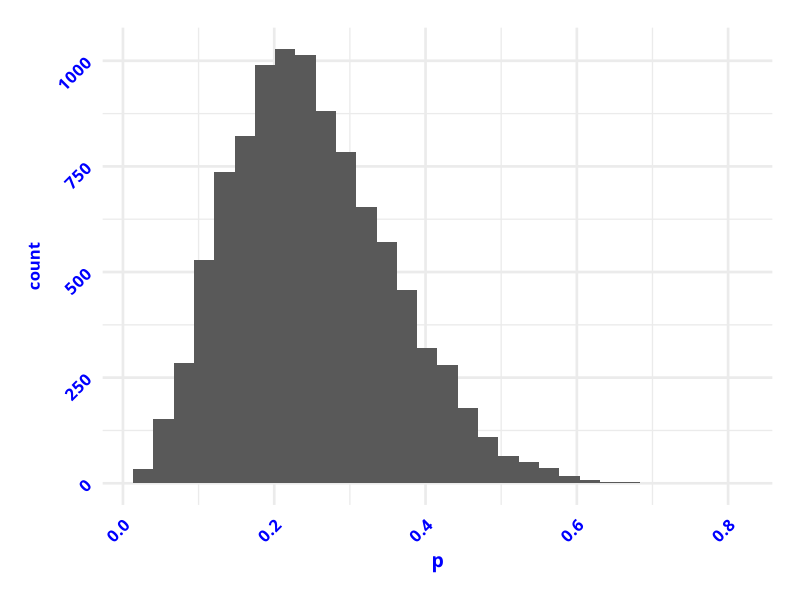
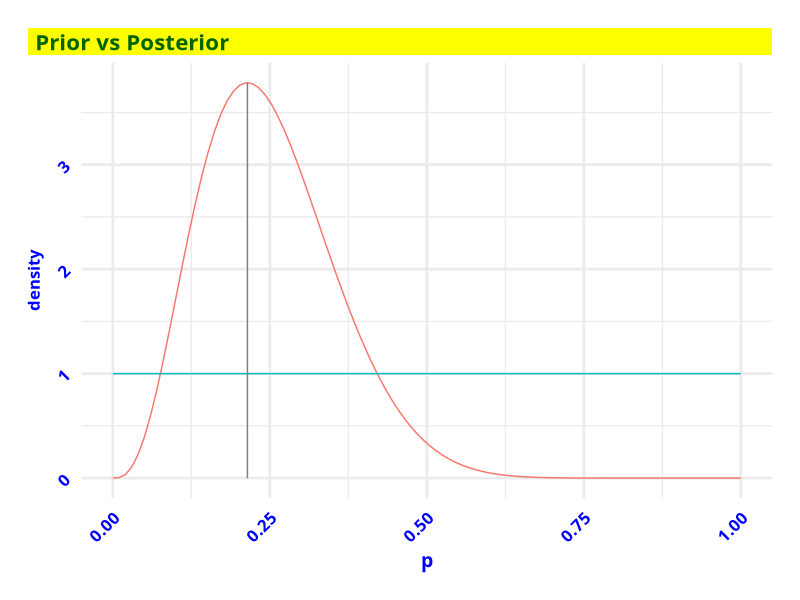
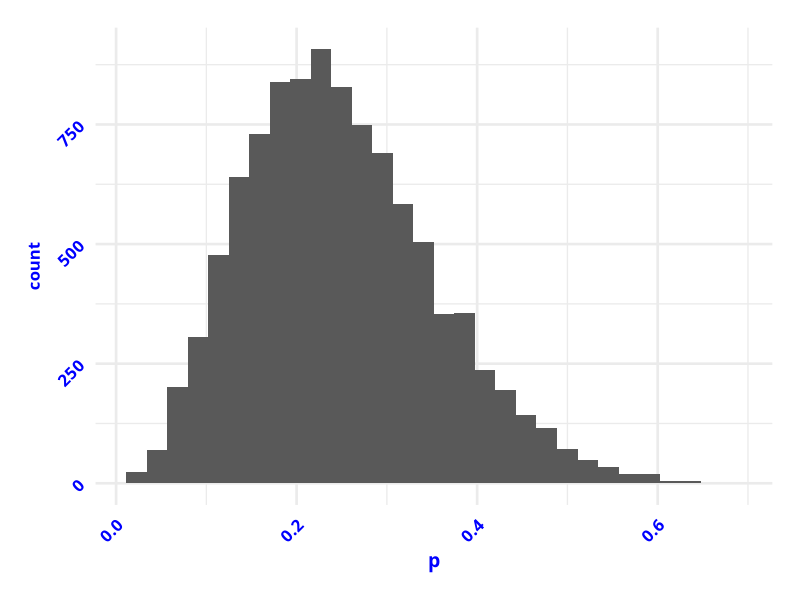
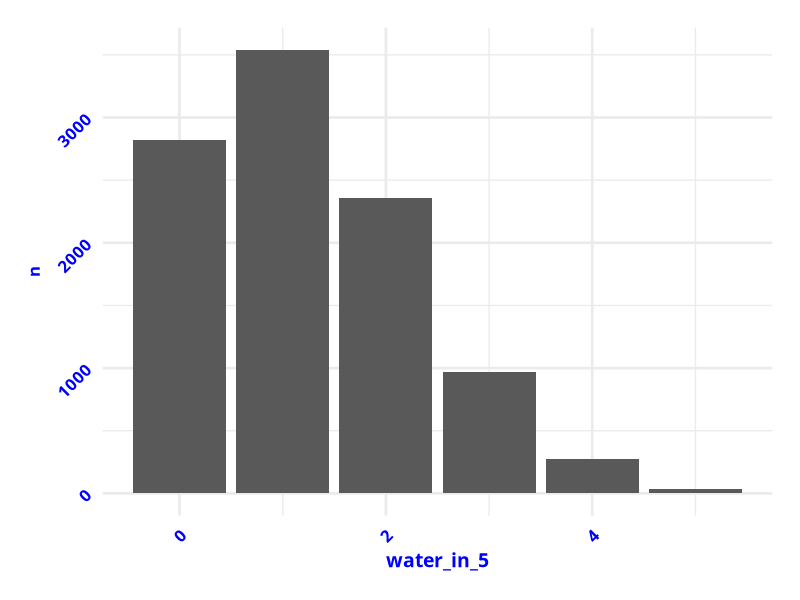
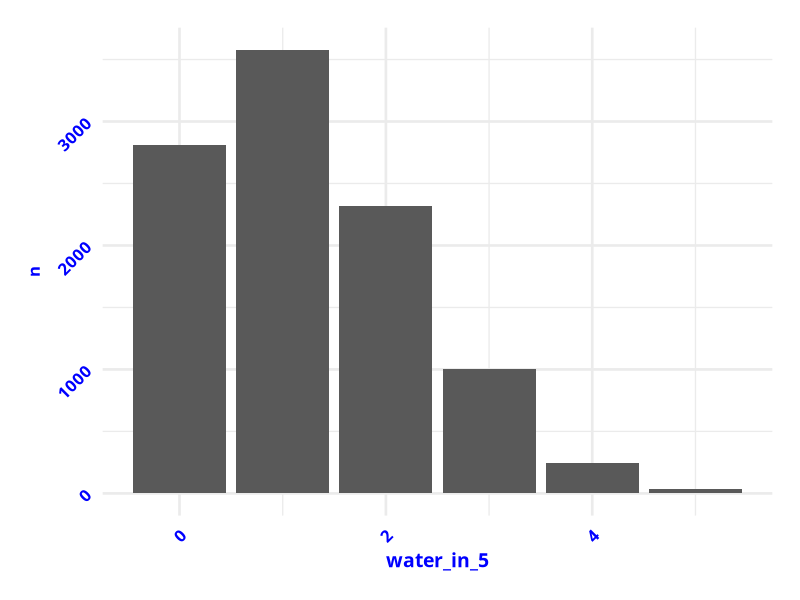

These figures' R source, in order:
## ---- chunk 1
#| label: setup
#| include: false
#| echo: false


# # load libraries - NOT NEEDED


# Force dplyr's select to take precedence
select <- dplyr::select
filter <- dplyr::filter

# Options
options(scipen = 999)
options(qic.clshade = T) # NO LONGER NEEDED; CHARTS ALL PREPARED WITH GGPLOT2 ONLY
options(qic.linecol = 'black') # NO LONGER NEEDED; CHARTS ALL PREPARED WITH GGPLOT2 ONLY
options(qic.signalcol = "firebrick") # NO LONGER NEEDED; CHARTS ALL PREPARED WITH GGPLOT2 ONLY
options(qic.targetcol = "purple") # NO LONGER NEEDED; CHARTS ALL PREPARED WITH GGPLOT2 ONLY
options(DT.options = list(dom = 'pBlfrti')) # Add buttons, filtering, and top (t) pagination controls
options(shiny.maxRequestSize = 50 * 1024^2) # Set upload maximum to 50 MB
options(tigris_use_cache = TRUE)
options(device = "RStudioGD") 


# Flextable defaults:
flextable::set_flextable_defaults(
  font.size = 14, 
  font.family = "Cabin",
  font.color = "black",
  table.layout = "fixed",
  border.color = "darkgray",
  padding.top = 3, padding.bottom = 3,
  padding.left = 4, padding.right = 4,
  line_spacing = 1.3,
  digits = 2,
  decimal.mark = ".",
  big.mark = " ",
  na_str = "<na>",
  post_process_html = identity,
  post_process_docx = identity
)

# Set global theme for consistent plots
ggplot2::theme_set(
  ggplot2::theme_minimal(base_size = 20) +
    ggplot2::theme(
      plot.title.position = "plot",
      plot.title = ggtext::element_textbox_simple(
        family = "Cabin",
        face = "bold",
        color = "darkgreen",
        size = 16,
        fill = "yellow",
        lineheight = 0.9,
        padding = ggplot2::margin(5.5, 5.5, 0.0, 5.5),
        margin = ggplot2::margin(0, 0, 5.5, 0)
      ),
      plot.subtitle = ggtext::element_textbox_simple(
        family = "Cabin",
        color = "darkgreen",
        face = "bold",
        size = 14,
        fill = "yellow",
        lineheight = 0.9,
        padding = ggplot2::margin(5.5, 5.5, 5.5, 5.5),
        margin = ggplot2::margin(0.0, 0, 5.5, 0)
      ),
      plot.caption = ggtext::element_markdown(
        family = "Cabin",
        size = 14,
        hjust = 1,
        color = "darkblue",
        face = "italic",
        fill = "yellow",
        lineheight = 1.0
      ),
      axis.text.x = ggtext::element_markdown(
        family = "Cabin",
        face = "bold",
        color = "blue",
        size = 12,
        angle = 45,
        hjust = 1
      ),
        # ggplot2::element_blank(),
      axis.title.x = ggtext::element_markdown(
        family = "Cabin",
        face = "bold",
        color = "blue",
        size = 14),
        # ggplot2::element_blank(),
      axis.text.y = ggtext::element_markdown(
        family = "Cabin",
        face = "bold",
        color = "blue",
        size = 12,
        angle = 45,
        hjust = 1
      ),
        # ggplot2::element_blank(),
      axis.title.y = ggtext::element_markdown(
        family = "Cabin",
        face = "bold",
        color = "blue",
        size = 12),
        # ggplot2::element_blank(),
      strip.text = ggtext::element_markdown(
        family = "Cabin",
        color = "black",
        size = 12,
        face = "italic",
        margin = ggplot2::margin(2, 0, 0.5, 0, "lines")
      ),
      axis.text = ggtext::element_markdown(
        family = "Cabin",
        color = "black"),
      panel.background = ggplot2::element_rect(fill = "white", color = NA),
      plot.background = ggplot2::element_rect(fill = "white", color = NA),
      legend.position = "none",
      panel.spacing.x = grid::unit(1.5, "cm"),
      panel.spacing.y = grid::unit(1.5, "cm"),
      plot.margin = ggplot2::margin(20, 20, 20, 20, "pt")
    )
)



  
# Set seed for reproducibility
base::set.seed(123)

## ---- chunk 2
# get data
data <- rep(c("W", "L"), times = c(3, 11))

# get counts
W <- sum(data == "W")  # 3
L <- sum(data == "L")  # 11

# Prior parameters (uniform)
a <- 1
b <- 1

# Naive probability for p for W
naivep <- 3/14   # 0.2142857
print(naivep)


## ---- chunk 3

# First with histogram

# Posterior: Beta(a + W, b + L) = Beta(4, 12)
samples <- tibble::tibble(
  p = stats::rbeta(n = 10000, shape1 = a + W, shape2 = b + L)
)   # rbeta() = take n random samples from a Beta distrib with specified parameters


# Visualize posterior with histogram
samples |>
  ggplot2::ggplot(ggplot2::aes(x = p)) +
  ggplot2::geom_histogram(bins = 30)



# Mode of Beta(4, 12) to visualize peak point of distrib
mode_p <- (4 - 1) / (4 + 12 - 2)  # gives the peak of the density function
peak_density <- stats::dbeta(mode_p, shape1 = 4, shape2 = 12)  # dbeta() = gives the density function of the Beta distrib with specified parameters


# Now with density curves
tibble::tibble(
  p = seq(0, 1, length.out = 100),  # 100 evenly spaced values between 0 - 1
  prior = stats::dbeta(p, shape1 = 1, shape2 = 1), # gives the Beta density function for uniform values a=1 and b=1
  posterior = stats::dbeta(p, shape1 = 4, shape2 = 12) # gives the density function of the beta distrib using the empirically derived parameters
) |>
  tidyr::pivot_longer(
    cols = c(prior, posterior), 
    names_to = "distribution", 
    values_to = "density"
  ) |>
  ggplot2::ggplot(ggplot2::aes(x = p, y = density, color = distribution)) +
  ggplot2::geom_line() +
  ggplot2::annotate(
    "segment",
    x = mode_p, xend = mode_p, 
    y = 0, yend = peak_density,
    color = "gray50",
    linewidth = 0.5
  ) +
  ggplot2::labs(title = "Prior vs Posterior")
## ---- chunk 4
# p is the probability of water on a single globe toss.  shape1 = (α)Prior + 'successes'     shape2 = (β)Prior + 'failures'

samples_from_post <- tibble::tibble(
  p = stats::rbeta(n = 10000, shape1 = 4, shape2 = 12)
)   # rbeta() = take n random samples from a Beta distrib with empirically specified parameters.  shape1 = 'successes'   shape2 = 'failures'

# visualize it with histogram (density curves are for continuous data)
samples_from_post |>
  ggplot2::ggplot(ggplot2::aes(x = p)) +
  ggplot2::geom_histogram(bins = 30)

## ---- chunk 5
# Simulate 5 tosses for each posterior sample
predictions <- samples_from_post |>
  dplyr::mutate(
    water_in_5 = stats::rbinom(n = dplyr::n(), size = 5, prob = p)
  )  # rbinom() — simulate binomial draws (n = 5, prob = posterior samples)

# Summarize
predictions |>
  dplyr::count(water_in_5) |>
  dplyr::mutate(prob = n / sum(n))

# Visualize - Each bar shows "how many of my 10,000 simulated futures had 0, 1, 2... waters?"
predictions |>
  dplyr::count(water_in_5) |>
  ggplot2::ggplot(ggplot2::aes(x = water_in_5, y = n)) +
  ggplot2::geom_col()
## ---- chunk 6

# Simulate 5 tosses for each posterior sample
predictions <- samples_from_post |>
  dplyr::mutate(
    water_in_5 = stats::rbinom(n = dplyr::n(), size = 5, prob = p)
  )

# Summarize
predictions |>
  dplyr::count(water_in_5) |>
  dplyr::mutate(prob = n / sum(n))

# Visualize - Each bar shows "how many of my 10,000 simulated futures had 0, 1, 2... waters?"
predictions |>
  dplyr::count(water_in_5) |>
  ggplot2::ggplot(ggplot2::aes(x = water_in_5, y = n)) +
  ggplot2::geom_col()
## ---- chunk 7
tibble::tibble(
  Step = c("3", "5", "6", "6", "Viz"),  # Step = col name, contents = row contents
  Function = c("stats::rbeta()", "stats::rbinom()", "base::table()", 
               "base::prop.table()", "graphics::hist(), graphics::barplot()"),  # Function = col name, contents = row contents
  Purpose = c("Sample posterior", "Simulate predictions", "Tabulate results",
              "Normalize to probabilities", "Plot distributions") # Purpose = col name, contents = row contents
) |>
  flextable::flextable() |>
  flextable::add_header_lines("Key R Functions for Bayesian Globe Analysis") |>
  flextable::color(i = 1, part = "header", color = "blue") |>
  flextable::italic(i = 1, part = "header") |>
  flextable::align(i = 1, part = "header", align = "left") |>
  flextable::fontsize(i = 1, part = "header", size = 12) |>
  flextable::bg(i = 1, part = "header", bg = "white") |>
  flextable::bg(i = 2, part = "header", bg = "palegreen") |>
  flextable::autofit()
## ---- chunk 8
tibble::tibble(
  Step = c("3", "3", "4", "5", "5", "6", "6", "7"),
  Function = c("stats::rbeta()", "tibble::tibble()", "ggplot2::geom_histogram()",
               "stats::rbinom()", "dplyr::mutate()", "dplyr::count()",
               "dplyr::mutate()", "ggplot2::geom_col()"),
  Purpose = c("Sample posterior (no tidy alt)", "Store samples", "Plot posterior",
              "Simulate predictions (no tidy alt)", "Add prediction column",
              "Tabulate results", "Compute proportions", "Plot predictive distribution")
) |>
  flextable::flextable() |>
  flextable::add_header_lines("Key R Functions for Bayesian Globe Analysis") |>
  flextable::color(i = 1, part = "header", color = "blue") |>
  flextable::italic(i = 1, part = "header") |>
  flextable::align(i = 1, part = "header", align = "left") |>
  flextable::fontsize(i = 1, part = "header", size = 12) |>
  flextable::bg(i = 1, part = "header", bg = "white") |>
  flextable::bg(i = 2, part = "header", bg = "palegreen") |>
  flextable::autofit()
